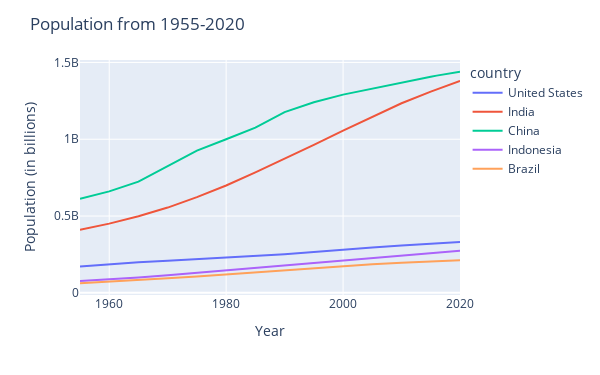

The notebook cell saved with this chart:
### Markdown cell above
# Lineplot

### Code cell
# Use named colors to avoid the rgba bug
df_pivot.plot.line().update_layout(
    width=600,
    height=375,
    xaxis_title="Year",
    yaxis_title="Population (in billions)",
    title='Population from 1955-2020'
)

### Figure 1 — Plotly figure (JSON) as saved in the notebook; plotly's stock layout.template omitted (floating-point values rounded to 4 significant figures)
{"data": [{"hovertemplate": "country=United States<br>year=%{x}<br>value=%{y}<extra></extra>", "legendgroup": "United States", "line": {"color": "#636efa", "dash": "solid"}, "marker": {"symbol": "circle"}, "mode": "lines", "name": "United States", "orientation": "v", "showlegend": true, "type": "scatter", "x": [1955.0, 1960.0, 1965.0, 1970.0, 1975.0, 1980.0, 1985.0, 1990.0, 1995.0, 2000.0, 2005.0, 2010.0, 2015.0, 2016.0, 2017.0, 2018.0, 2019.0, 2020.0], "xaxis": "x", "y": [171700000.0, 186700000.0, 199700000.0, 209500000.0, 219100000.0, 229500000.0, 240500000.0, 252100000.0, 265200000.0, 281700000.0, 295000000.0, 309000000.0, 320900000.0, 323000000.0, 325100000.0, 327100000.0, 329100000.0, 331000000.0], "yaxis": "y"}, {"hovertemplate": "country=India<br>year=%{x}<br>value=%{y}<extra></extra>", "legendgroup": "India", "line": {"color": "#EF553B", "dash": "solid"}, "marker": {"symbol": "circle"}, "mode": "lines", "name": "India", "orientation": "v", "showlegend": true, "type": "scatter", "x": [1955.0, 1960.0, 1965.0, 1970.0, 1975.0, 1980.0, 1985.0, 1990.0, 1995.0, 2000.0, 2005.0, 2010.0, 2015.0, 2016.0, 2017.0, 2018.0, 2019.0, 2020.0], "xaxis": "x", "y": [409900000.0, 450500000.0, 499100000.0, 555200000.0, 623100000.0, 699000000.0, 784400000.0, 873300000.0, 963900000.0, 1057000000.0, 1148000000.0, 1234000000.0, 1310000000.0, 1325000000.0, 1339000000.0, 1353000000.0, 1366000000.0, 1380000000.0], "yaxis": "y"}, {"hovertemplate": "country=China<br>year=%{x}<br>value=%{y}<extra></extra>", "legendgroup": "China", "line": {"color": "#00cc96", "dash": "solid"}, "marker": {"symbol": "circle"}, "mode": "lines", "name": "China", "orientation": "v", "showlegend": true, "type": "scatter", "x": [1955.0, 1960.0, 1965.0, 1970.0, 1975.0, 1980.0, 1985.0, 1990.0, 1995.0, 2000.0, 2005.0, 2010.0, 2015.0, 2016.0, 2017.0, 2018.0, 2019.0, 2020.0], "xaxis": "x", "y": [612200000.0, 660400000.0, 724200000.0, 827600000.0, 926200000.0, 1000000000.0, 1076000000.0, 1177000000.0, 1241000000.0, 1291000000.0, 1331000000.0, 1369000000.0, 1407000000.0, 1414000000.0, 1421000000.0, 1428000000.0, 1434000000.0, 1439000000.0], "yaxis": "y"}, {"hovertemplate": "country=Indonesia<br>year=%{x}<br>value=%{y}<extra></extra>", "legendgroup": "Indonesia", "line": {"color": "#ab63fa", "dash": "solid"}, "marker": {"symbol": "circle"}, "mode": "lines", "name": "Indonesia", "orientation": "v", "showlegend": true, "type": "scatter", "x": [1955.0, 1960.0, 1965.0, 1970.0, 1975.0, 1980.0, 1985.0, 1990.0, 1995.0, 2000.0, 2005.0, 2010.0, 2015.0, 2016.0, 2017.0, 2018.0, 2019.0, 2020.0], "xaxis": "x", "y": [77270000.0, 87750000.0, 100300000.0, 114800000.0, 130700000.0, 147400000.0, 165000000.0, 181400000.0, 196900000.0, 211500000.0, 226300000.0, 241800000.0, 258400000.0, 261600000.0, 264700000.0, 267700000.0, 270600000.0, 273500000.0], "yaxis": "y"}, {"hovertemplate": "country=Brazil<br>year=%{x}<br>value=%{y}<extra></extra>", "legendgroup": "Brazil", "line": {"color": "#FFA15A", "dash": "solid"}, "marker": {"symbol": "circle"}, "mode": "lines", "name": "Brazil", "orientation": "v", "showlegend": true, "type": "scatter", "x": [1955.0, 1960.0, 1965.0, 1970.0, 1975.0, 1980.0, 1985.0, 1990.0, 1995.0, 2000.0, 2005.0, 2010.0, 2015.0, 2016.0, 2017.0, 2018.0, 2019.0, 2020.0], "xaxis": "x", "y": [62530000.0, 72180000.0, 83370000.0, 95110000.0, 107200000.0, 120700000.0, 135300000.0, 149000000.0, 162000000.0, 174800000.0, 186100000.0, 195700000.0, 204500000.0, 206200000.0, 207800000.0, 209500000.0, 211000000.0, 212600000.0], "yaxis": "y"}], "layout": {"height": 375, "legend": {"title": {"text": "country"}, "tracegroupgap": 0}, "margin": {"t": 60}, "title": {"text": "Population from 1955-2020"}, "width": 600, "xaxis": {"anchor": "y", "domain": [0, 1], "title": {"text": "Year"}}, "yaxis": {"anchor": "x", "domain": [0, 1], "title": {"text": "Population (in billions)"}}}}
